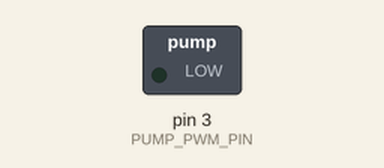
The sketch below on a simulated Arduino Uno, built with avr-gcc and run on an emulated ATmega328P. Shown: switched loads named in the sketch (green lamp = pin HIGH).

Above: at 0.05 s.
At 1.2 s:
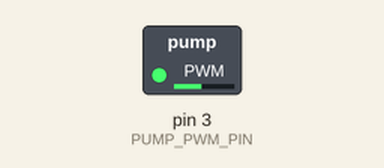
At 2.35 s:
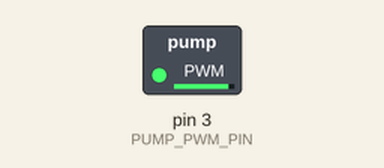
At 4.7 s:
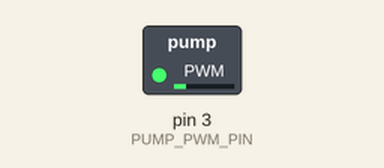
Timing chart, 0 to 8.1 s (numbered marks = the images above):
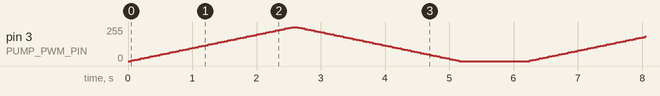

The sketch:

pump_test.ino
```cpp
/*
  Pump Test – Arduino Uno
  Hardware options:
    - MOSFET low-side driver (recommended): logic-level N-MOSFET, series gate resistor ~100 Ω,
      10 kΩ gate pulldown, flyback diode across pump (cathode to +, anode to -).
    - Relay module (on/off only): 5 V relay board with optocoupler preferred.

  Pin plan (keeps future features free):
    - D3  → PWM to MOSFET gate (pump speed control)
    - D8  → Relay IN (if using a relay instead of MOSFET)
    - A0  → Soil sensor (reserved)
    - A4/A5 → I2C (RTC / I2C LCD reserved)
    - D9/D10 → reserved for Servo library (avoid analogWrite on these)

  Select driver type by toggling USE_RELAY.
*/

const bool USE_RELAY = false;        // set true if testing with a 5 V relay module

const int PUMP_PWM_PIN = 3;          // PWM-capable pin for MOSFET gate
const int RELAY_PIN    = 8;          // digital pin for relay IN

void setup() {
  if (USE_RELAY) {
    pinMode(RELAY_PIN, OUTPUT);
    digitalWrite(RELAY_PIN, LOW);    // pump OFF
  } else {
    pinMode(PUMP_PWM_PIN, OUTPUT);
    analogWrite(PUMP_PWM_PIN, 0);    // start at 0% duty
  }
}

void loop() {
  if (USE_RELAY) {
    // Simple on/off pulses
    digitalWrite(RELAY_PIN, HIGH);   // pump ON
    delay(3000);
    digitalWrite(RELAY_PIN, LOW);    // pump OFF
    delay(3000);
  } else {
    // Ramp speed up and down with PWM
    for (int duty = 0; duty <= 255; duty += 5) {
      analogWrite(PUMP_PWM_PIN, duty);
      delay(50);
    }
    for (int duty = 255; duty >= 0; duty -= 5) {
      analogWrite(PUMP_PWM_PIN, duty);
      delay(50);
    }
    delay(1000);
  }
}
```
